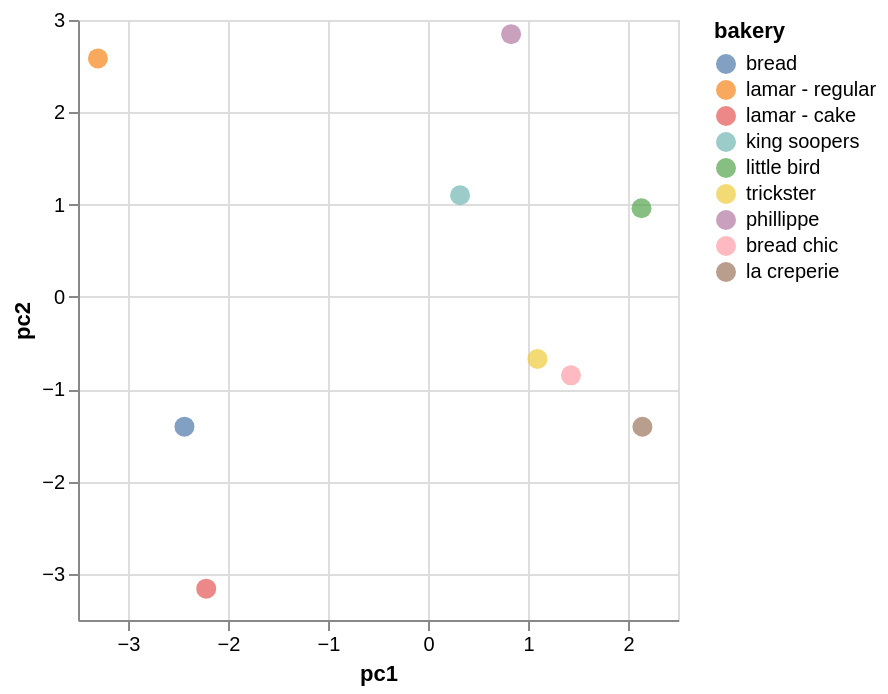

Here is the notebook cell this chart was saved with:
### Code cell
alt.Chart(proj_df).mark_point(filled=True, size=100).encode(
    x='pc1', y='pc2',
    color=alt.Color('bakery', sort=plot_order),
    tooltip=['bakery']
)

### Figure 1 — Vega-Lite specification as saved in the notebook (floating-point values rounded to 4 significant figures)
{"config": {"view": {"continuousWidth": 300, "continuousHeight": 300}}, "data": {"name": "data-7fe9af8144b9201a3830bece9fcb31ac"}, "mark": {"type": "point", "filled": true, "size": 100}, "encoding": {"color": {"field": "bakery", "sort": ["bread", "lamar - regular", "lamar - cake", "king soopers", "little bird", "trickster", "phillippe", "bread chic", "la creperie"], "type": "nominal"}, "tooltip": [{"field": "bakery", "type": "nominal"}], "x": {"field": "pc1", "type": "quantitative"}, "y": {"field": "pc2", "type": "quantitative"}}, "$schema": "https://vega.github.io/schema/vega-lite/v6.4.1.json", "datasets": {"data-7fe9af8144b9201a3830bece9fcb31ac": [{"pc1": -2.435, "pc2": -1.405, "pc3": 2.18, "bakery": "bread"}, {"pc1": 1.429, "pc2": -0.8492, "pc3": 0.5, "bakery": "bread chic"}, {"pc1": 0.3207, "pc2": 1.102, "pc3": -0.2134, "bakery": "king soopers"}, {"pc1": 2.144, "pc2": -1.406, "pc3": 0.6779, "bakery": "la creperie"}, {"pc1": -2.218, "pc2": -3.16, "pc3": -1.885, "bakery": "lamar - cake"}, {"pc1": -3.301, "pc2": 2.584, "pc3": -2.15, "bakery": "lamar - regular"}, {"pc1": 2.135, "pc2": 0.9603, "pc3": -0.2354, "bakery": "little bird"}, {"pc1": 0.831, "pc2": 2.847, "pc3": 0.6114, "bakery": "phillippe"}, {"pc1": 1.094, "pc2": -0.6715, "pc3": 0.5144, "bakery": "trickster"}]}}
